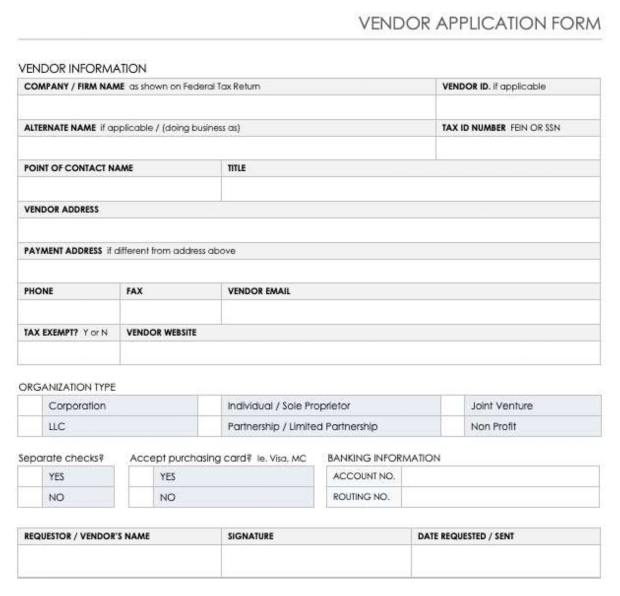
#> input picture Template/template.jpg, 1240 x 1191 px, found by its file name (shown at 1/2 size)
$ python ocr.py
#> lines starting #> are read from the running program, lines starting #| are printed output that depends on the picture
# Importing Packages
import cv2
import numpy as np
import pytesseract
import os

# Setting the threshold for getting the information of checkboxes/Radiobuttons
pixelThreshold = 100

# C:\Program Files\Tesseract-OCR
# For windows uncomment this line
# Linking the tesseract executable file
pytesseract.pytesseract.tesseract_cmd = 'C:\\Program Files\\Tesseract-OCR\\tesseract.exe'

# Bounding box information of necessary fields.
# roi contains type of the field and name of the fields.
roi = [[(34, 190), (870, 236), 'text', 'company_name'],
       [(36, 272), (872, 318), 'text', 'Alternate_name'],
       [(36, 436), (1202, 484), 'text', 'Vendor_Address'],
       [(34, 790), (86, 830), 'box', 'Corporation'],
       [(34, 832), (84, 874), 'box', 'LLC'],
       [(396, 792), (442, 830), 'box', 'Individual'],
       [(396, 830), (442, 874), 'box', 'Partnership'],
       [(36, 932), (84, 972), 'box', 'Checks_yes'],
       [(36, 974), (84, 1016), 'box', 'Checks_No'],
       [(256, 932), (306, 974), 'box', 'Card_yes'],
       [(256, 972), (306, 1014), 'box', 'Card_No'],
       [(804, 932), (1198, 972), 'text', 'Account_No']]

# Feature Detection
# Importing the template image
imgQ = cv2.imread('Template\\template.jpg')
#> imgQ is the input picture: shape (1191, 1240, 3); mean B, G, R 243.2, 242.6, 242.3
h,w,c = imgQ.shape
#> h = 1191; w = 1240; c = 3
#imgQ = cv2.resize(imgQ,(w//2,h//2))
#cv2.imshow("Template",imgQ)

# ORB(oriented FAST and rotated BRIEF) detector
# By default it will retain 500 features.
# Idea is to find the features and descriptors using ORB detector
orb = cv2.ORB_create(5000)
kp1, des1 = orb.detectAndCompute(imgQ,None)
#> kp1 = 5000 keypoints; strongest (x, y, size): (57, 142, 31), (893, 1075, 31), (55, 144, 31), (893, 1074, 37.2)
imgkp1 = cv2.drawKeypoints(imgQ,kp1,None)
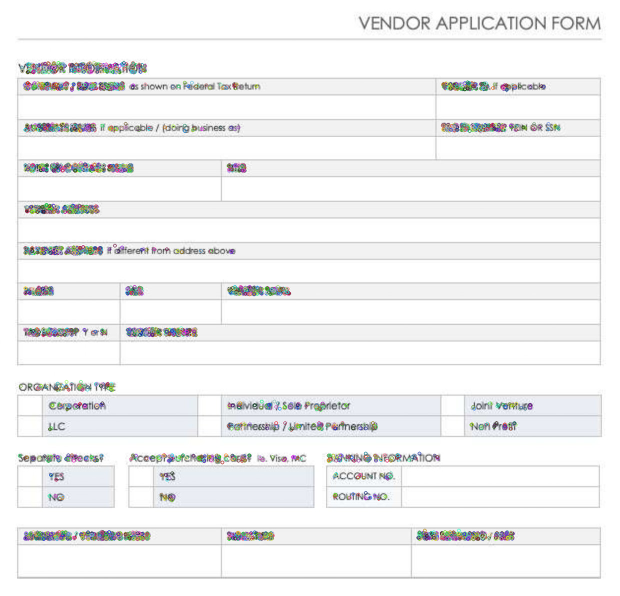
#> imgkp1: shape (1191, 1240, 3) (shown at 1/2 size); mean B, G, R 242, 241.5, 241.2
# [8 lines of commented-out code are left out]
path = 'Testing'
myPicList = os.listdir(path)
print(myPicList)

# Looping through all the testing images
for j,y in enumerate(myPicList):
    img = cv2.imread(path + "/" +y)
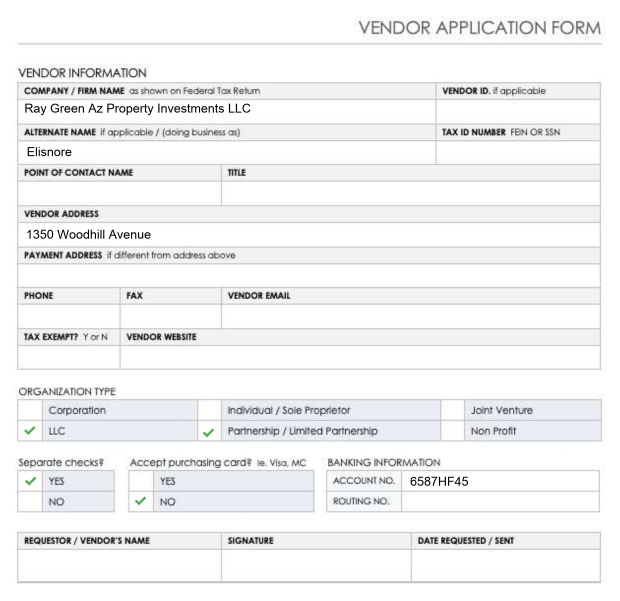
#> input picture Testing/1.jpg, 1240 x 1201 px (shown at 1/2 size)
#> img is the input picture: shape (1201, 1240, 3); mean B, G, R 242.4, 241.9, 241.5
    #img = cv2.resize(img,(w//2,h//2))
    #cv2.imshow(y,img)

    # Finding the features and descriptors of testing images
    kp2, des2 = orb.detectAndCompute(img,None)
#> kp2 = 5000 keypoints; strongest (x, y, size): (853, 957, 31), (75, 221, 31), (61, 212, 31), (75, 216, 31)
    bf = cv2.BFMatcher(cv2.NORM_HAMMING)

    # Using brute force matcher
    # Matching the descriptors of template and testing images
    matches = list(bf.match(des2,des1))
#> matches = 5000 matches
    matches.sort(key=lambda x:x.distance)
    good = matches[:int(len(matches)*(25/100))]
#> good = 1250 matches
    imgMatch = cv2.drawMatches(img,kp2,imgQ,kp1,good[:20],None,flags=2)
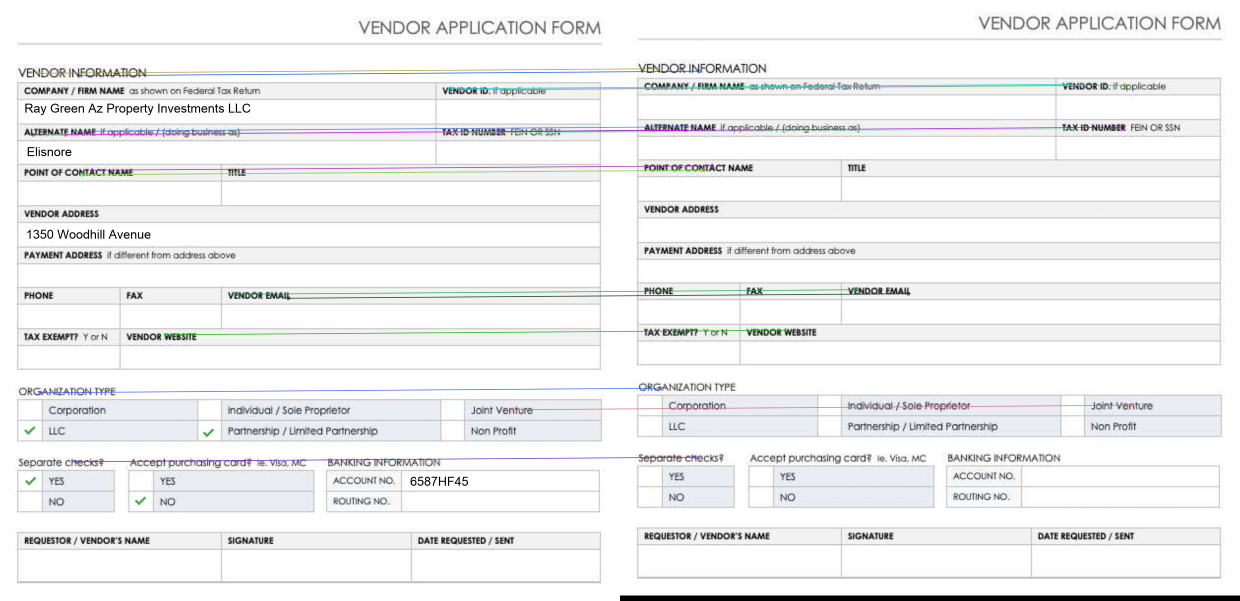
#> imgMatch: shape (1201, 2480, 3) (shown at 1/2 size); mean B, G, R 241.1, 240.3, 239.8
    #imgMatch = cv2.resize(imgMatch,(w//2,h//2))
    #cv2.imshow(y,imgMatch)

    # Aligning  the images
    srcPoints = np.float32([kp2[m.queryIdx].pt for m in good]).reshape(-1,1,2)
#> srcPoints = 1250 rows, first 8: [151, 923], [66, 269], [92, 269], [905, 266], [157, 151], [163, 349], [167, 349], [1009, 179]
    dstPoints = np.float32([kp1[m.trainIdx].pt for m in good]).reshape(-1,1,2)
#> dstPoints = 1250 rows, first 8: [151, 914], [66, 260], [92, 260], [905, 257], [157, 142], [163, 340], [167, 340], [1009, 170]

    # Find the relationship matrix of the images and passing this to warpPerspective
    M, _ = cv2.findHomography(srcPoints,dstPoints,cv2.RANSAC,5.0)
#> M = [[1, 1.52e-05, 0.0127], [1.04e-05, 1, -8.89], [1.71e-08, -2.49e-08, 1]]

    # Fitting the size of the aligned image to the size of the template image
    imgScan = cv2.warpPerspective(img,M,(w,h))
    #imgScan = cv2.resize(imgScan,(w//2,h//2))
    #cv2.imshow(y,imgScan)

    # Generating the mask using numpy
    imgShow = imgScan.copy()
    imgMask = np.zeros_like(imgShow)


    myData = []

    print(f"{10*'#'} Extracting Data From {y} {10*'#'}")

    for x,r in enumerate(roi):

        # Applying the mask on region of interests(roi) where the bounding box information is provided
        cv2.rectangle(imgMask, (r[0][0],r[0][1]),(r[1][0],r[1][1]),(0,255,0),cv2.FILLED)
        imgShow = cv2.addWeighted(imgShow,0.99,imgMask,0.1,0)

        # Cropping the masked areas using bounding box information
        imgCrop = imgScan[ r[0][1]:r[1][1] , r[0][0]:r[1][0] ]
        #cv2.imshow(str(x),imgCrop)

        # If the image type is TEXT
        if r[2] == 'text':

            # Image is passed as input to pytesseract function
            # image_to_string retrieves the text inside the image
#> (the run stopped early here; a loop or call above may not have finished)
